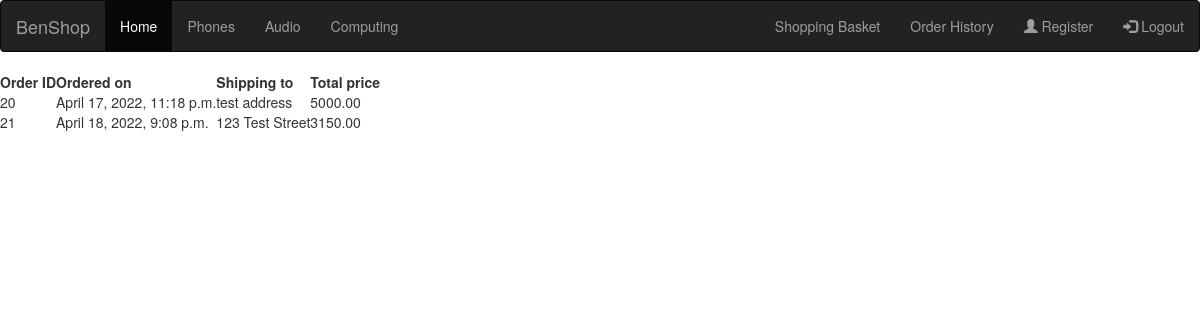
The page /orderhistory/ (signed in) on the database its author committed.
### benshop/models.py (models this page shows)
class Order(models.Model):
    id = models.AutoField(primary_key=True)
    date_ordered = models.DateTimeField(auto_now_add=True)
    basket_id = models.ForeignKey(Basket, on_delete=models.CASCADE)
    user_id = models.ForeignKey(APIUser, on_delete=models.CASCADE)
    total_price = models.DecimalField(max_digits=6, decimal_places=2, default=0.0)
    shipping_addr = models.TextField(default="")

### benshop/views.py (the view)
# urls.py: path('orderhistory/', views.previous_orders, name="order_history"),
@login_required
def previous_orders(request):
    user = request.user
    orders = Order.objects.filter(user_id=user)
    if not orders.exists():
        return render(request, 'previous_orders.html', {'empty':True})
    return render(request, 'previous_orders.html', {'orders':orders})

### benshop/templates/previous_orders.html (shortened to what this page needs)
{% extends 'base.html' %}
{% block content %}
{% if empty %}
    <p>Your have no outstanding orders</p>
{% else %}
<table>
    <thead>
        <tr>
            <th>Order ID</th>
            <th>Ordered on</th>
            <th>Shipping to</th>
            <th>Total price</th>
        </tr>
    </thead>
    <tbody>
        {% for ord in orders %}
            <tr>
                <td>{{ ord.id }}</td>
                <td> {{ ord.date_ordered }}</td>
                <td> {{ ord.shipping_addr  }}</td>
                <td> {{ord.total_price }}</td>
            </tr>
        {% endfor %}
    </tbody>
</table>
{% endif %}
{% endblock %}

### rows shown on the page
Order: id "20", date_ordered "April 17, 2022, 11:18 p.m.", shipping_addr "test address", total_price "5000.00"
Order: id "21", date_ordered "April 18, 2022, 9:08 p.m.", shipping_addr "123 Test Street", total_price "3150.00"
